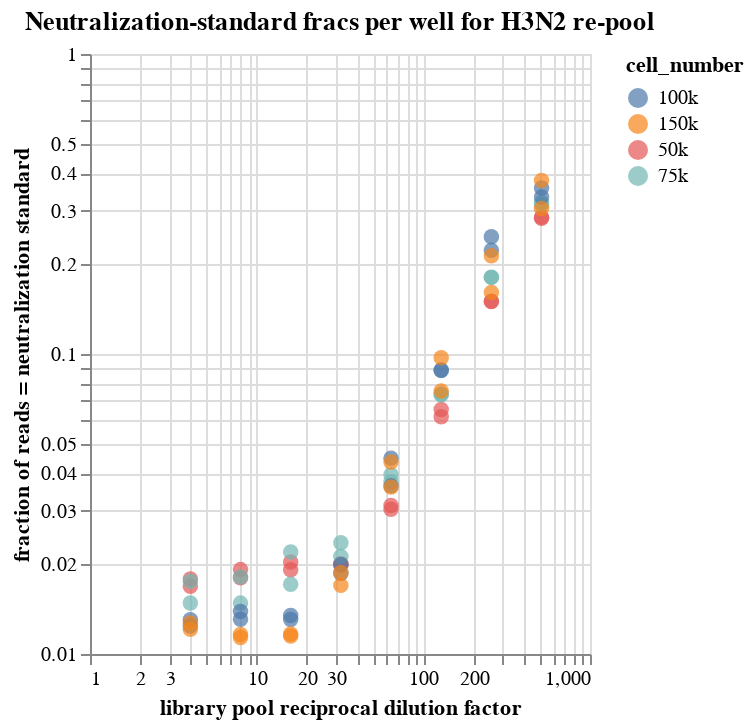

Source (notebook cell):
### Code cell
# Scatterplot of the same data as above, plotted by dilution factor
scatter = alt.Chart(neut_standard_fracs
                        # .query('cell_number == "50k"')
                        ).mark_circle(size=60).encode(
    alt.X('dilution_factor:Q', 
          scale=alt.Scale(type='log'),
          title='library pool reciprocal dilution factor'),
    alt.Y('neut_standard_frac:Q', 
          scale=alt.Scale(type='log'),
          title='fraction of reads = neutralization standard'),
    color='cell_number',
    tooltip=['well', 'dilution_factor', 'neut_standard_frac', 'total_count']
).properties(
        height=alt.Step(10),
        width=250,
        title=f"Neutralization-standard fracs per well for H3N2 re-pool",
    ).interactive()

scatter

### Figure 1 — Vega-Lite specification as saved in the notebook (floating-point values rounded to 4 significant figures)
{"config": {"view": {"continuousWidth": 300, "continuousHeight": 300}}, "data": {"name": "data-19aeec91568d01cb9d62a96999b129c9"}, "mark": {"type": "circle", "size": 60}, "encoding": {"color": {"field": "cell_number", "type": "nominal"}, "tooltip": [{"field": "well", "type": "nominal"}, {"field": "dilution_factor", "type": "quantitative"}, {"field": "neut_standard_frac", "type": "quantitative"}, {"field": "total_count", "type": "quantitative"}], "x": {"field": "dilution_factor", "scale": {"type": "log"}, "title": "library pool reciprocal dilution factor", "type": "quantitative"}, "y": {"field": "neut_standard_frac", "scale": {"type": "log"}, "title": "fraction of reads = neutralization standard", "type": "quantitative"}}, "height": {"step": 10}, "params": [{"name": "param_37", "select": {"type": "interval", "encodings": ["x", "y"]}, "bind": "scales"}], "title": "Neutralization-standard fracs per well for H3N2 re-pool", "width": 250, "$schema": "https://vega.github.io/schema/vega-lite/v5.16.3.json", "datasets": {"data-19aeec91568d01cb9d62a96999b129c9": [{"virus_library": "H3N2", "well": "A1", "sample_well": "A1-2023rePool_H3N2_50k-4-1 (A1)", "dilution_factor": 4, "total_count": 1632969, "neut_standard_count": 27460, "neut_standard_frac": 0.01682, "fails_qc": false, "cell_number": "50k"}, {"virus_library": "H3N2", "well": "A2", "sample_well": "A2-2023rePool_H3N2_50k-4-2 (A2)", "dilution_factor": 4, "total_count": 3145896, "neut_standard_count": 55936, "neut_standard_frac": 0.01778, "fails_qc": false, "cell_number": "50k"}, {"virus_library": "H3N2", "well": "A3", "sample_well": "A3-2023rePool_H3N2_75k-4-1 (A3)", "dilution_factor": 4, "total_count": 2692532, "neut_standard_count": 39836, "neut_standard_frac": 0.01479, "fails_qc": false, "cell_number": "75k"}, {"virus_library": "H3N2", "well": "A4", "sample_well": "A4-2023rePool_H3N2_75k-4-2 (A4)", "dilution_factor": 4, "total_count": 2503601, "neut_standard_count": 43753, "neut_standard_frac": 0.01748, "fails_qc": false, "cell_number": "75k"}, {"virus_library": "H3N2", "well": "A5", "sample_well": "A5-2023rePool_H3N2_100k-4-1 (A5)", "dilution_factor": 4, "total_count": 1761347, "neut_standard_count": 22893, "neut_standard_frac": 0.013, "fails_qc": false, "cell_number": "100k"}, {"virus_library": "H3N2", "well": "A6", "sample_well": "A6-2023rePool_H3N2_100k-4-2 (A6)", "dilution_factor": 4, "total_count": 2773636, "neut_standard_count": 34408, "neut_standard_frac": 0.01241, "fails_qc": false, "cell_number": "100k"}, {"virus_library": "H3N2", "well": "A7", "sample_well": "A7-2023rePool_H3N2_150k-4-1 (A7)", "dilution_factor": 4, "total_count": 1864185, "neut_standard_count": 22549, "neut_standard_frac": 0.0121, "fails_qc": false, "cell_number": "150k"}, {"virus_library": "H3N2", "well": "A8", "sample_well": "A8-2023rePool_H3N2_150k-4-2 (A8)", "dilution_factor": 4, "total_count": 1751132, "neut_standard_count": 22237, "neut_standard_frac": 0.0127, "fails_qc": false, "cell_number": "150k"}, {"virus_library": "H3N2", "well": "B1", "sample_well": "B1-2023rePool_H3N2_50k-8-1 (B1)", "dilution_factor": 8, "total_count": 2802027, "neut_standard_count": 50304, "neut_standard_frac": 0.01795, "fails_qc": false, "cell_number": "50k"}, {"virus_library": "H3N2", "well": "B2", "sample_well": "B2-2023rePool_H3N2_50k-8-2 (B2)", "dilution_factor": 8, "total_count": 2803362, "neut_standard_count": 53577, "neut_standard_frac": 0.01911, "fails_qc": false, "cell_number": "50k"}, {"virus_library": "H3N2", "well": "B3", "sample_well": "B3-2023rePool_H3N2_75k-8-1 (B3)", "dilution_factor": 8, "total_count": 4612719, "neut_standard_count": 68172, "neut_standard_frac": 0.01478, "fails_qc": false, "cell_number": "75k"}, {"virus_library": "H3N2", "well": "B4", "sample_well": "B4-2023rePool_H3N2_75k-8-2 (B4)", "dilution_factor": 8, "total_count": 4113211, "neut_standard_count": 74274, "neut_standard_frac": 0.01806, "fails_qc": false, "cell_number": "75k"}, {"virus_library": "H3N2", "well": "B5", "sample_well": "B5-2023rePool_H3N2_100k-8-1 (B5)", "dilution_factor": 8, "total_count": 2161823, "neut_standard_count": 29961, "neut_standard_frac": 0.01386, "fails_qc": false, "cell_number": "100k"}, {"virus_library": "H3N2", "well": "B6", "sample_well": "B6-2023rePool_H3N2_100k-8-2 (B6)", "dilution_factor": 8, "total_count": 6061548, "neut_standard_count": 79190, "neut_standard_frac": 0.01306, "fails_qc": false, "cell_number": "100k"}, {"virus_library": "H3N2", "well": "B7", "sample_well": "B7-2023rePool_H3N2_150k-8-1 (B7)", "dilution_factor": 8, "total_count": 5152155, "neut_standard_count": 59822, "neut_standard_frac": 0.01161, "fails_qc": false, "cell_number": "150k"}, {"virus_library": "H3N2", "well": "B8", "sample_well": "B8-2023rePool_H3N2_150k-8-2 (B8)", "dilution_factor": 8, "total_count": 4482978, "neut_standard_count": 50906, "neut_standard_frac": 0.01136, "fails_qc": false, "cell_number": "150k"}, {"virus_library": "H3N2", "well": "C1", "sample_well": "C1-2023rePool_H3N2_50k-16-1 (C1)", "dilution_factor": 16, "total_count": 2840565, "neut_standard_count": 57517, "neut_standard_frac": 0.02025, "fails_qc": false, "cell_number": "50k"}, {"virus_library": "H3N2", "well": "C2", "sample_well": "C2-2023rePool_H3N2_50k-16-2 (C2)", "dilution_factor": 16, "total_count": 3048437, "neut_standard_count": 58157, "neut_standard_frac": 0.01908, "fails_qc": false, "cell_number": "50k"}, {"virus_library": "H3N2", "well": "C3", "sample_well": "C3-2023rePool_H3N2_75k-16-1 (C3)", "dilution_factor": 16, "total_count": 2423206, "neut_standard_count": 41381, "neut_standard_frac": 0.01708, "fails_qc": false, "cell_number": "75k"}, {"virus_library": "H3N2", "well": "C4", "sample_well": "C4-2023rePool_H3N2_75k-16-2 (C4)", "dilution_factor": 16, "total_count": 3504210, "neut_standard_count": 76641, "neut_standard_frac": 0.02187, "fails_qc": false, "cell_number": "75k"}, {"virus_library": "H3N2", "well": "C5", "sample_well": "C5-2023rePool_H3N2_100k-16-1 (C5)", "dilution_factor": 16, "total_count": 3724096, "neut_standard_count": 50069, "neut_standard_frac": 0.01344, "fails_qc": false, "cell_number": "100k"}, {"virus_library": "H3N2", "well": "C6", "sample_well": "C6-2023rePool_H3N2_100k-16-2 (C6)", "dilution_factor": 16, "total_count": 4177146, "neut_standard_count": 54473, "neut_standard_frac": 0.01304, "fails_qc": false, "cell_number": "100k"}, {"virus_library": "H3N2", "well": "C7", "sample_well": "C7-2023rePool_H3N2_150k-16-1 (C7)", "dilution_factor": 16, "total_count": 2393956, "neut_standard_count": 27478, "neut_standard_frac": 0.01148, "fails_qc": false, "cell_number": "150k"}, {"virus_library": "H3N2", "well": "C8", "sample_well": "C8-2023rePool_H3N2_150k-16-2 (C8)", "dilution_factor": 16, "total_count": 1704215, "neut_standard_count": 19884, "neut_standard_frac": 0.01167, "fails_qc": false, "cell_number": "150k"}, {"virus_library": "H3N2", "well": "D1", "sample_well": "D1-2023rePool_H3N2_50k-32-1 (D1)", "dilution_factor": 32, "total_count": 2160239, "neut_standard_count": 43222, "neut_standard_frac": 0.02001, "fails_qc": false, "cell_number": "50k"}, {"virus_library": "H3N2", "well": "D2", "sample_well": "D2-2023rePool_H3N2_50k-32-2 (D2)", "dilution_factor": 32, "total_count": 4139403, "neut_standard_count": 81744, "neut_standard_frac": 0.01975, "fails_qc": false, "cell_number": "50k"}, {"virus_library": "H3N2", "well": "D3", "sample_well": "D3-2023rePool_H3N2_75k-32-1 (D3)", "dilution_factor": 32, "total_count": 1991384, "neut_standard_count": 42075, "neut_standard_frac": 0.02113, "fails_qc": false, "cell_number": "75k"}, {"virus_library": "H3N2", "well": "D4", "sample_well": "D4-2023rePool_H3N2_75k-32-2 (D4)", "dilution_factor": 32, "total_count": 4707877, "neut_standard_count": 110600, "neut_standard_frac": 0.02349, "fails_qc": false, "cell_number": "75k"}, {"virus_library": "H3N2", "well": "D5", "sample_well": "D5-2023rePool_H3N2_100k-32-1 (D5)", "dilution_factor": 32, "total_count": 4432998, "neut_standard_count": 88052, "neut_standard_frac": 0.01986, "fails_qc": false, "cell_number": "100k"}, {"virus_library": "H3N2", "well": "D6", "sample_well": "D6-2023rePool_H3N2_100k-32-2 (D6)", "dilution_factor": 32, "total_count": 2149492, "neut_standard_count": 39869, "neut_standard_frac": 0.01855, "fails_qc": false, "cell_number": "100k"}, {"virus_library": "H3N2", "well": "D7", "sample_well": "D7-2023rePool_H3N2_150k-32-1 (D7)", "dilution_factor": 32, "total_count": 2103896, "neut_standard_count": 39279, "neut_standard_frac": 0.01867, "fails_qc": false, "cell_number": "150k"}, {"virus_library": "H3N2", "well": "D8", "sample_well": "D8-2023rePool_H3N2_150k-32-2 (D8)", "dilution_factor": 32, "total_count": 2161402, "neut_standard_count": 36600, "neut_standard_frac": 0.01693, "fails_qc": false, "cell_number": "150k"}, {"virus_library": "H3N2", "well": "E1", "sample_well": "E1-2023rePool_H3N2_50k-64-1 (E1)", "dilution_factor": 64, "total_count": 4359197, "neut_standard_count": 132349, "neut_standard_frac": 0.03036, "fails_qc": false, "cell_number": "50k"}, {"virus_library": "H3N2", "well": "E2", "sample_well": "E2-2023rePool_H3N2_50k-64-2 (E2)", "dilution_factor": 64, "total_count": 3618232, "neut_standard_count": 113107, "neut_standard_frac": 0.03126, "fails_qc": false, "cell_number": "50k"}, {"virus_library": "H3N2", "well": "E3", "sample_well": "E3-2023rePool_H3N2_75k-64-1 (E3)", "dilution_factor": 64, "total_count": 1710791, "neut_standard_count": 64194, "neut_standard_frac": 0.03752, "fails_qc": false, "cell_number": "75k"}, {"virus_library": "H3N2", "well": "E4", "sample_well": "E4-2023rePool_H3N2_75k-64-2 (E4)", "dilution_factor": 64, "total_count": 1734247, "neut_standard_count": 68689, "neut_standard_frac": 0.03961, "fails_qc": false, "cell_number": "75k"}, {"virus_library": "H3N2", "well": "E5", "sample_well": "E5-2023rePool_H3N2_100k-64-1 (E5)", "dilution_factor": 64, "total_count": 1383576, "neut_standard_count": 62127, "neut_standard_frac": 0.0449, "fails_qc": false, "cell_number": "100k"}, {"virus_library": "H3N2", "well": "E6", "sample_well": "E6-2023rePool_H3N2_100k-64-2 (E6)", "dilution_factor": 64, "total_count": 3705331, "neut_standard_count": 134666, "neut_standard_frac": 0.03634, "fails_qc": false, "cell_number": "100k"}, {"virus_library": "H3N2", "well": "E7", "sample_well": "E7-2023rePool_H3N2_150k-64-1 (E7)", "dilution_factor": 64, "total_count": 827241, "neut_standard_count": 36081, "neut_standard_frac": 0.04362, "fails_qc": false, "cell_number": "150k"}, {"virus_library": "H3N2", "well": "E8", "sample_well": "E8-2023rePool_H3N2_150k-64-2 (E8)", "dilution_factor": 64, "total_count": 1661852, "neut_standard_count": 59889, "neut_standard_frac": 0.03604, "fails_qc": false, "cell_number": "150k"}, {"virus_library": "H3N2", "well": "F1", "sample_well": "F1-2023rePool_H3N2_50k-128-1 (F1)", "dilution_factor": 128, "total_count": 2484464, "neut_standard_count": 153516, "neut_standard_frac": 0.06179, "fails_qc": false, "cell_number": "50k"}, {"virus_library": "H3N2", "well": "F2", "sample_well": "F2-2023rePool_H3N2_50k-128-2 (F2)", "dilution_factor": 128, "total_count": 5425241, "neut_standard_count": 354487, "neut_standard_frac": 0.06534, "fails_qc": false, "cell_number": "50k"}, {"virus_library": "H3N2", "well": "F3", "sample_well": "F3-2023rePool_H3N2_75k-128-1 (F3)", "dilution_factor": 128, "total_count": 2104263, "neut_standard_count": 153888, "neut_standard_frac": 0.07313, "fails_qc": false, "cell_number": "75k"}, {"virus_library": "H3N2", "well": "F4", "sample_well": "F4-2023rePool_H3N2_75k-128-2 (F4)", "dilution_factor": 128, "total_count": 2714062, "neut_standard_count": 199815, "neut_standard_frac": 0.07362, "fails_qc": false, "cell_number": "75k"}, {"virus_library": "H3N2", "well": "F5", "sample_well": "F5-2023rePool_H3N2_100k-128-1 (F5)", "dilution_factor": 128, "total_count": 2754425, "neut_standard_count": 242477, "neut_standard_frac": 0.08803, "fails_qc": false, "cell_number": "100k"}, {"virus_library": "H3N2", "well": "F6", "sample_well": "F6-2023rePool_H3N2_100k-128-2 (F6)", "dilution_factor": 128, "total_count": 2340925, "neut_standard_count": 207171, "neut_standard_frac": 0.0885, "fails_qc": false, "cell_number": "100k"}, {"virus_library": "H3N2", "well": "F7", "sample_well": "F7-2023rePool_H3N2_150k-128-1 (F7)", "dilution_factor": 128, "total_count": 2158351, "neut_standard_count": 209632, "neut_standard_frac": 0.09713, "fails_qc": false, "cell_number": "150k"}, {"virus_library": "H3N2", "well": "F8", "sample_well": "F8-2023rePool_H3N2_150k-128-2 (F8)", "dilution_factor": 128, "total_count": 2610431, "neut_standard_count": 196592, "neut_standard_frac": 0.07531, "fails_qc": false, "cell_number": "150k"}, {"virus_library": "H3N2", "well": "G1", "sample_well": "G1-2023rePool_H3N2_50k-256-1 (G1)", "dilution_factor": 256, "total_count": 2545995, "neut_standard_count": 381790, "neut_standard_frac": 0.15, "fails_qc": false, "cell_number": "50k"}, {"virus_library": "H3N2", "well": "G2", "sample_well": "G2-2023rePool_H3N2_50k-256-2 (G2)", "dilution_factor": 256, "total_count": 2336611, "neut_standard_count": 349326, "neut_standard_frac": 0.1495, "fails_qc": false, "cell_number": "50k"}, {"virus_library": "H3N2", "well": "G3", "sample_well": "G3-2023rePool_H3N2_75k-256-1 (G3)", "dilution_factor": 256, "total_count": 1945740, "neut_standard_count": 351012, "neut_standard_frac": 0.1804, "fails_qc": false, "cell_number": "75k"}, {"virus_library": "H3N2", "well": "G4", "sample_well": "G4-2023rePool_H3N2_75k-256-2 (G4)", "dilution_factor": 256, "total_count": 2239029, "neut_standard_count": 403095, "neut_standard_frac": 0.18, "fails_qc": false, "cell_number": "75k"}, {"virus_library": "H3N2", "well": "G5", "sample_well": "G5-2023rePool_H3N2_100k-256-1 (G5)", "dilution_factor": 256, "total_count": 3542787, "neut_standard_count": 871813, "neut_standard_frac": 0.2461, "fails_qc": false, "cell_number": "100k"}, {"virus_library": "H3N2", "well": "G6", "sample_well": "G6-2023rePool_H3N2_100k-256-2 (G6)", "dilution_factor": 256, "total_count": 2015595, "neut_standard_count": 447157, "neut_standard_frac": 0.2218, "fails_qc": false, "cell_number": "100k"}, {"virus_library": "H3N2", "well": "G7", "sample_well": "G7-2023rePool_H3N2_150k-256-1 (G7)", "dilution_factor": 256, "total_count": 2155437, "neut_standard_count": 458269, "neut_standard_frac": 0.2126, "fails_qc": false, "cell_number": "150k"}, {"virus_library": "H3N2", "well": "G8", "sample_well": "G8-2023rePool_H3N2_150k-256-2 (G8)", "dilution_factor": 256, "total_count": 2276359, "neut_standard_count": 365055, "neut_standard_frac": 0.1604, "fails_qc": false, "cell_number": "150k"}, {"virus_library": "H3N2", "well": "H1", "sample_well": "H1-2023rePool_H3N2_50k-512-1 (H1)", "dilution_factor": 512, "total_count": 2141511, "neut_standard_count": 607324, "neut_standard_frac": 0.2836, "fails_qc": false, "cell_number": "50k"}, {"virus_library": "H3N2", "well": "H2", "sample_well": "H2-2023rePool_H3N2_50k-512-2 (H2)", "dilution_factor": 512, "total_count": 2785337, "neut_standard_count": 795445, "neut_standard_frac": 0.2856, "fails_qc": false, "cell_number": "50k"}, {"virus_library": "H3N2", "well": "H3", "sample_well": "H3-2023rePool_H3N2_75k-512-1 (H3)", "dilution_factor": 512, "total_count": 1830222, "neut_standard_count": 575974, "neut_standard_frac": 0.3147, "fails_qc": false, "cell_number": "75k"}, {"virus_library": "H3N2", "well": "H4", "sample_well": "H4-2023rePool_H3N2_75k-512-2 (H4)", "dilution_factor": 512, "total_count": 2443415, "neut_standard_count": 781676, "neut_standard_frac": 0.3199, "fails_qc": false, "cell_number": "75k"}, {"virus_library": "H3N2", "well": "H5", "sample_well": "H5-2023rePool_H3N2_100k-512-1 (H5)", "dilution_factor": 512, "total_count": 2251614, "neut_standard_count": 751003, "neut_standard_frac": 0.3335, "fails_qc": false, "cell_number": "100k"}, {"virus_library": "H3N2", "well": "H6", "sample_well": "H6-2023rePool_H3N2_100k-512-2 (H6)", "dilution_factor": 512, "total_count": 1936360, "neut_standard_count": 692783, "neut_standard_frac": 0.3578, "fails_qc": false, "cell_number": "100k"}, {"virus_library": "H3N2", "well": "H7", "sample_well": "H7-2023rePool_H3N2_150k-512-1 (H7)", "dilution_factor": 512, "total_count": 2082790, "neut_standard_count": 788348, "neut_standard_frac": 0.3785, "fails_qc": false, "cell_number": "150k"}, {"virus_library": "H3N2", "well": "H8", "sample_well": "H8-2023rePool_H3N2_150k-512-2 (H8)", "dilution_factor": 512, "total_count": 1627825, "neut_standard_count": 496981, "neut_standard_frac": 0.3053, "fails_qc": false, "cell_number": "150k"}]}}
